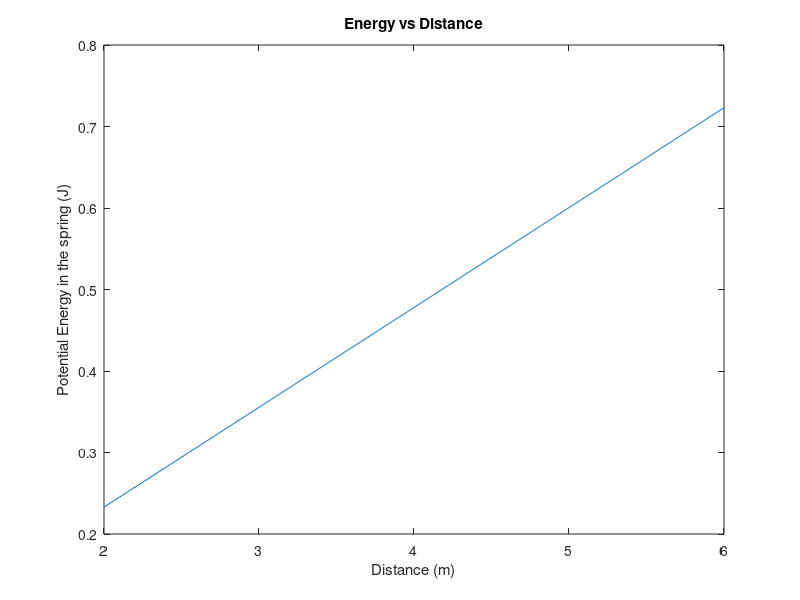
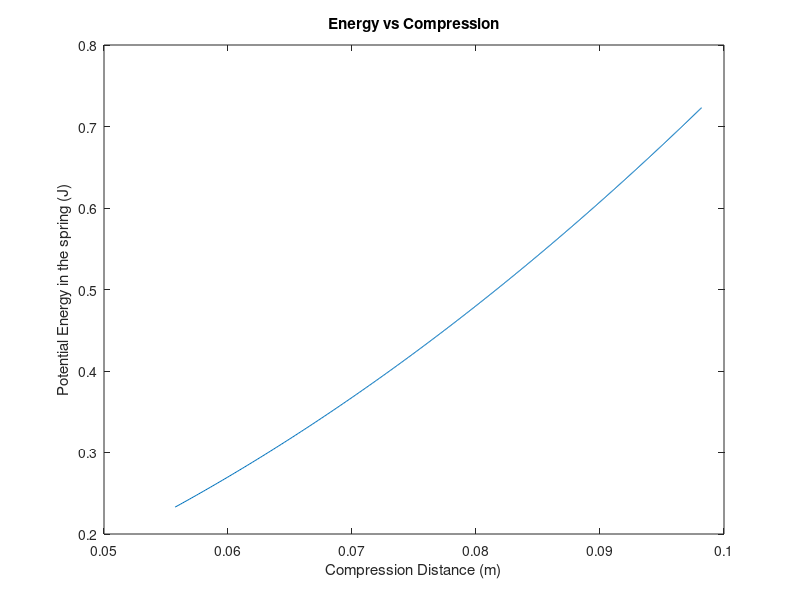
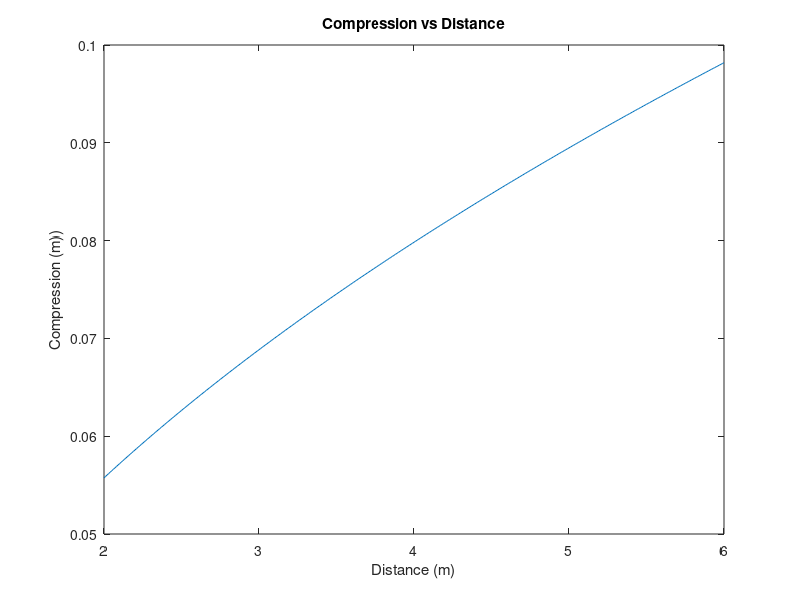

These figures' MATLAB source, in order:
clc
clear
close all 
%for all values of d
%independent:x 
%dependant:V
d=(2:0.01:6);
alpha=(pi/4);
V=sqrt((-4.905*d.^2)./(((-0.105-(d*tan(alpha)))*(cos(alpha))^2)));
Ep=0.5*.025*(V.^2);
plot(d,Ep)
xlabel('Distance (m)')
ylabel('Potential Energy in the spring (J)')
title('Energy vs Distance')
xmax=0.1;
V_max=max(V);
k_min=0.025*((V_max^2)/(xmax^2));
k_min_mm=k_min/1000;

k=150;
if k_min<k
    x=V.*sqrt(0.025/k);
    figure 
    plot(x,Ep)
    xlabel('Compression Distance (m)')
    ylabel('Potential Energy in the spring (J)')
    title('Energy vs Compression')
    
    figure
    plot(d,x)
    xlabel('Distance (m)')
    ylabel('Compression (m))')
    title('Compression vs Distance')
elseif k_min>k 
    disp('Cannot reach the target')
end


    
